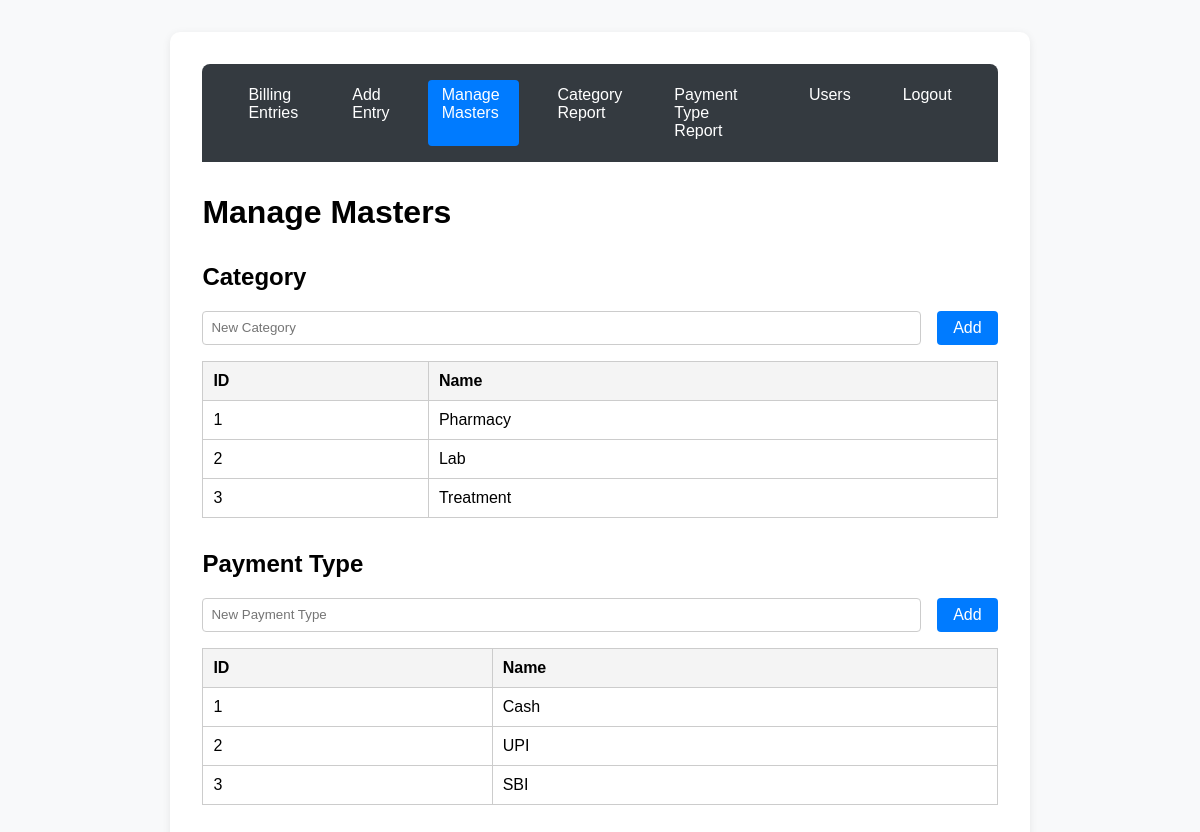
/masters (signed in), run on an earlier commit of the app's database.
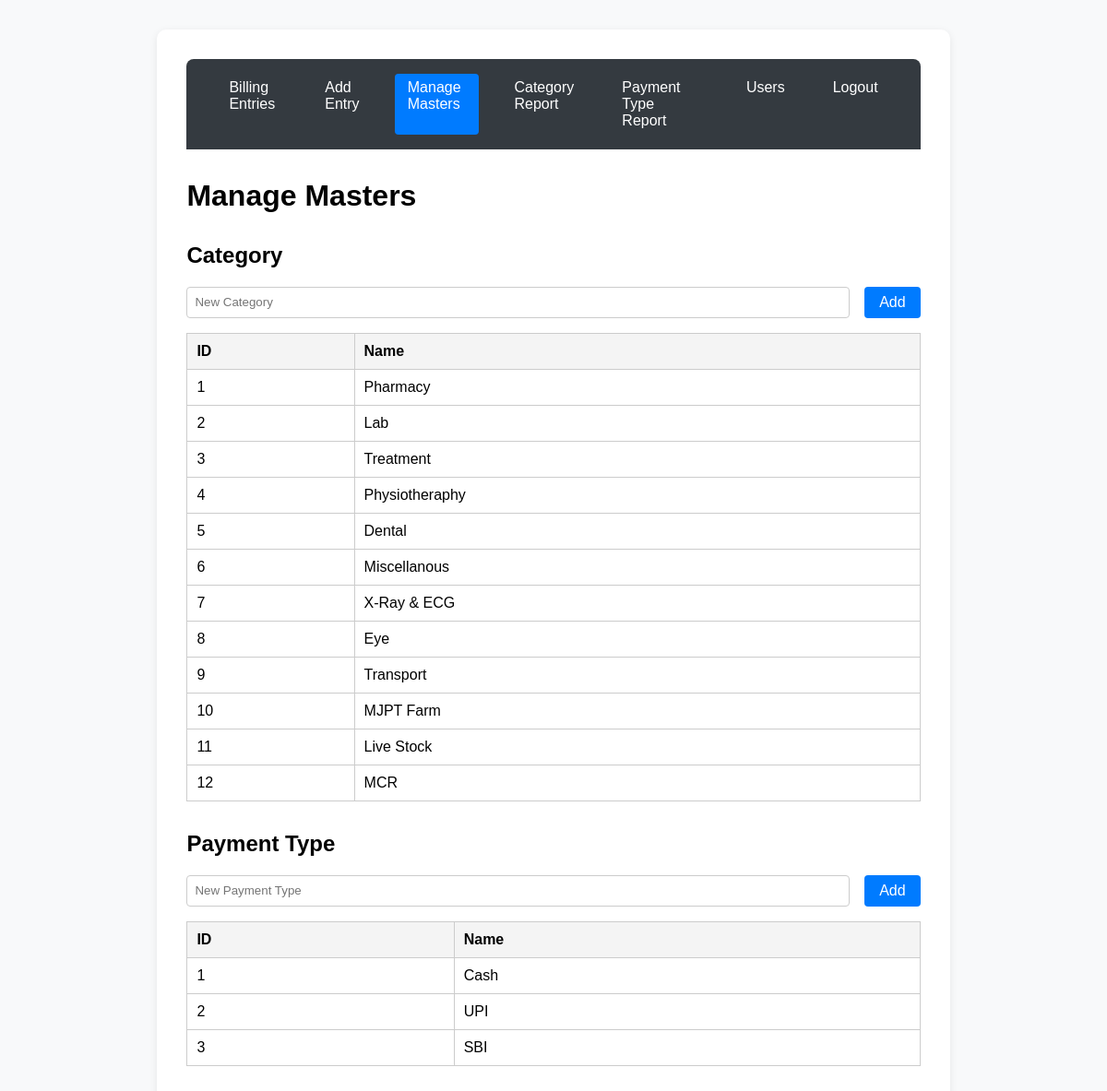
And on a later commit of the database.
### app.py (models this page shows)
class Category(db.Model):
    id = db.Column(db.Integer, primary_key=True)
    name = db.Column(db.String(100), unique=True, nullable=False)

class PaymentType(db.Model):
    id = db.Column(db.Integer, primary_key=True)
    name = db.Column(db.String(100), unique=True, nullable=False)

### app.py (the view, shortened to what this page needs)
@app.route('/masters', methods=['GET', 'POST'])
@login_required
def masters():
    categories = Category.query.all()
    payment_types = PaymentType.query.all()
    return render_template('masters.html', categories=categories, payment_types=payment_types)

### app.py (called while the page is built)
def login_required(f):
    @wraps(f)
    def decorated_function(*args, **kwargs):
        if 'user_id' not in session:
            return redirect(url_for('login'))
        return f(*args, **kwargs)
    return decorated_function

@app.context_processor
def inject_usertype():
    return dict(session=session)

### templates/masters.html (shortened to what this page needs)
<!DOCTYPE html>
<html lang="en">
<head>
</head>
<body>
    <div class="container">
            {% include '_navbar.html' %}
        <h1>Manage Masters</h1>
        <h2>Category</h2>
        <form method="post">
            <input type="text" name="category" placeholder="New Category" required>
            <button type="submit">Add</button>
        </form>
        <table>
            <tr><th>ID</th><th>Name</th></tr>
            {% for cat in categories %}
            <tr><td>{{ cat.id }}</td><td>{{ cat.name }}</td></tr>
            {% endfor %}
        </table>
        <h2>Payment Type</h2>
        <form method="post">
            <input type="text" name="payment_type" placeholder="New Payment Type" required>
            <button type="submit">Add</button>
        </form>
        <table>
            <tr><th>ID</th><th>Name</th></tr>
            {% for pt in payment_types %}
            <tr><td>{{ pt.id }}</td><td>{{ pt.name }}</td></tr>
            {% endfor %}
        </table>
    </div>
</body>
</html>

### templates/_navbar.html (shortened to what this page needs)
<nav class="navbar">
    <a href="{{ url_for('index') }}" {% if request.endpoint == 'index' %}class="active"{% endif %}>Billing Entries</a>
    <a href="{{ url_for('add_entry') }}" {% if request.endpoint == 'add_entry' %}class="active"{% endif %}>Add Entry</a>
    <a href="{{ url_for('masters') }}" {% if request.endpoint == 'masters' %}class="active"{% endif %}>Manage Masters</a>
    <a href="{{ url_for('category_report') }}" {% if request.endpoint == 'category_report' %}class="active"{% endif %}>Category Report</a>
    <a href="{{ url_for('payment_type_report') }}" {% if request.endpoint == 'payment_type_report' %}class="active"{% endif %}>Payment Type Report</a>
    {% if session.get('usertype') == 'admin' %}
    <a href="{{ url_for('users') }}" {% if request.path == url_for('users') %}class="active"{% endif %}>Users</a>
    {% endif %}
    <a href="{{ url_for('logout') }}">Logout</a>
</nav>

### templates/masters.html (style rules this page uses)
form { display: flex; gap: 1em; margin-bottom: 1em; }
input { padding: 8px; border: 1px solid #ccc; border-radius: 4px; flex: 1; }
button { background: #007bff; color: #fff; border: none; border-radius: 4px; padding: 8px 16px; cursor: pointer; font-size: 1em; }

### templates/_navbar.html (style rules this page uses)
.navbar { background: #343a40; padding: 1em 2em; border-radius: 8px 8px 0 0; margin-bottom: 2em; display: flex; gap: 1.5em; }
.navbar a { color: #fff; text-decoration: none; font-weight: 500; transition: background 0.2s; padding: 6px 14px; border-radius: 4px; }
.navbar a.active, .navbar a:focus { background: #007bff; }
body { font-family: Arial, sans-serif; margin: 2em; background: #f8f9fa; }
.container { max-width: 70%; margin: 0 auto; background: #fff; padding: 2em; border-radius: 10px; box-shadow: 0 2px 8px rgba(0,0,0,0.08); }
h1 { margin-bottom: 1em; }
table { border-collapse: collapse; width: 100%; margin-bottom: 2em; background: #fff; }
th, td { border: 1px solid #ccc; padding: 10px; text-align: left; }
th { background: #f4f4f4; }

What changed in the data, as far as the page shows it:
added Category: id "4", name "Physiotheraphy"
added Category: id "5", name "Dental"
added Category: id "6", name "Miscellanous"
added Category: id "7", name "X-Ray & ECG"
added Category: id "8", name "Eye"
added Category: id "9", name "Transport"
added Category: id "10", name "MJPT Farm"
added Category: id "11", name "Live Stock"
added Category: id "12", name "MCR"
